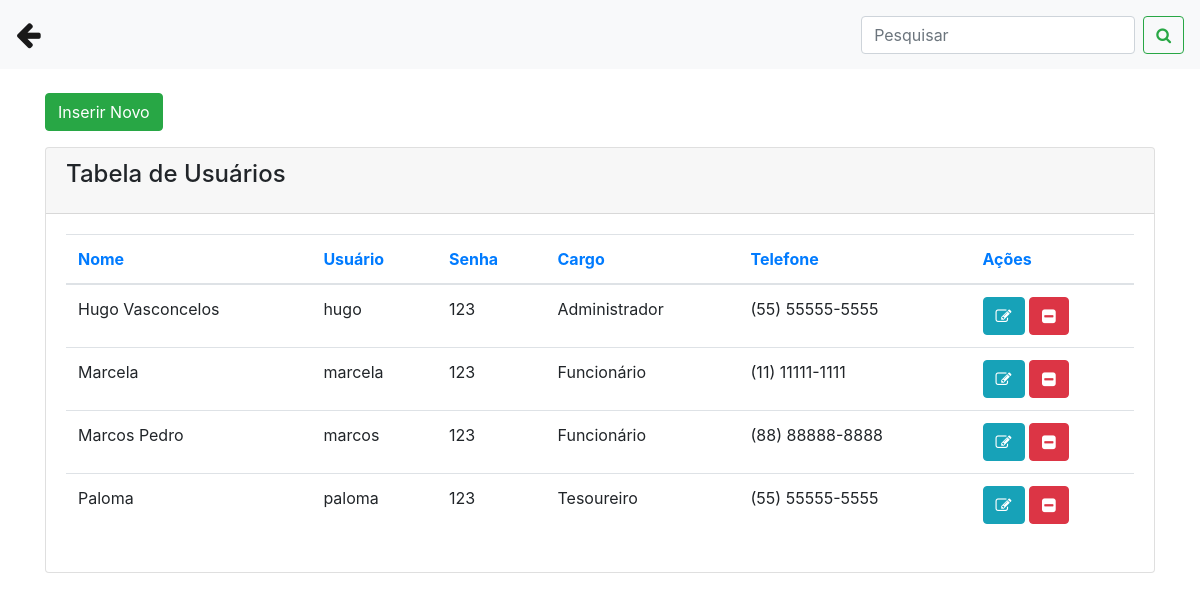
The app's page /orcamentos/usuarios.php with its own data.
### tables this page shows
CREATE TABLE `usuarios` (
  `id` int(11) NOT NULL,
  `nome` varchar(25) NOT NULL,
  `usuario` varchar(20) NOT NULL,
  `senha` varchar(20) NOT NULL,
  `cargo` varchar(25) NOT NULL,
  `id_funcionario` int(11) NOT NULL
);

CREATE TABLE `funcionarios` (
  `id` int(11) NOT NULL,
  `nome` varchar(25) NOT NULL,
  `cpf` varchar(18) NOT NULL,
  `telefone` varchar(15) NOT NULL,
  `endereco` varchar(35) NOT NULL,
  `cargo` varchar(20) NOT NULL,
  `data` date NOT NULL
);

### orcamentos/usuarios.php (the view, shortened to what this page needs)
<?php
include('conexao.php');
?>
<!DOCTYPE html>
<html>
<head>
 <link rel="stylesheet" href="https://stackpath.bootstrapcdn.com/bootstrap/4.1.3/css/bootstrap.min.css">
<link rel="stylesheet" href="https://cdnjs.cloudflare.com/ajax/libs/font-awesome/4.7.0/css/font-awesome.min.css">
</head>
<body>
  <nav class="navbar navbar-expand-lg navbar-light bg-light">
  <a class="navbar-brand" href="painel_admin.php"><big><big><i class="fa fa-arrow-left"></i></big></big></a>
  <div class="collapse navbar-collapse" id="conteudoNavbarSuportado">
    <form class="form-inline my-2 my-lg-0">
      <input name="txtpesquisar" class="form-control mr-sm-2" type="search" placeholder="Pesquisar" aria-label="Pesquisar">
      <button name="buttonPesquisar" class="btn btn-outline-success my-2 my-sm-0" type="submit"><i class="fa fa-search"></i></button>
    </form>
  </div>
</nav>
<div class="container">
      <br>
         <div class="row">
           <div class="col-sm-12">
            <button type="button" class="btn btn-success mb-3" data-toggle="modal" data-target="#modalExemplo">Inserir Novo </button>
           </div>
        </div>
          <div class="content">
            <div class="row">
              <div class="col-md-12">
                <div class="card">
                  <div class="card-header">
                    <h4 class="card-title"> Tabela de Usuários</h4>
                  </div>
                  <div class="card-body">
                    <div class="table-responsive">
                      <?php
                        if(isset($_GET['buttonPesquisar']) and $_GET['txtpesquisar'] != ''){
                          $nome = $_GET['txtpesquisar'] . '%';
                           $query = "select u.id, u.nome, u.usuario, u.senha, u.cargo, u.id_funcionario, f.telefone from usuarios as u INNER JOIN funcionarios as f ON u.id_funcionario = f.id where u.nome LIKE '$nome'  order by u.nome asc";
                        }else{
                         $query = "select u.id, u.nome, u.usuario, u.senha, u.cargo, u.id_funcionario, f.telefone from usuarios as u INNER JOIN funcionarios as f ON u.id_funcionario = f.id order by u.nome asc";
                        }
                        $result = mysqli_query($conexao, $query);
                        $row = mysqli_num_rows($result);
                        if($row == ''){
                            echo "<h3> Não existem dados cadastrados no banco </h3>";
                        }else{
                           ?>
                      <table class="table">
                        <thead class=" text-primary">
                          <th>
                            Nome
                          </th>
                          <th>
                            Usuário
                          </th>
                          <th>
                            Senha
                          </th>
                           <th>
                            Cargo
                          </th>
                            <th>
                            Telefone
                          </th>
                            <th>
                            Ações
                          </th>
                        </thead>
                        <tbody>
                         <?php
                          while($res_1 = mysqli_fetch_array($result)){
                            $nome = $res_1["nome"];
                            $telefone = $res_1["telefone"];
                            $senha = $res_1["senha"];
                            $usuario = $res_1["usuario"];
                            $cargo = $res_1["cargo"];
                            $id = $res_1["id"];
                            ?>
                            <tr>
                             <td><?php echo $nome; ?></td>
                             <td><?php echo $usuario; ?></td>
                             <td><?php echo $senha; ?></td>
                             <td><?php echo $cargo; ?></td>
                             <td><?php echo $telefone; ?></td>
                             <td>
                             <a class="btn btn-info" href="usuarios.php?func=edita&id=<?php echo $id; ?>"><i class="fa fa-pencil-square-o"></i></a>
                             <a class="btn btn-danger" href="usuarios.php?func=deleta&id=<?php echo $id; ?>"><i class="fa fa-minus-square"></i></a>
                             </td>
                            </tr>
                            <?php
                              }
                            ?>
                        </tbody>
                      </table>
                          <?php
                              }
                            ?>
                    </div>
                  </div>
                </div>
              </div>
</div>
</body>
</html>

### records on screen
usuarios: nome "Hugo Vasconcelos", usuario "hugo", senha "123", cargo "Administrador", id_funcionario.telefone "(55) 55555-5555"
usuarios: nome "Marcela", usuario "marcela", senha "123", cargo "Funcionário", id_funcionario.telefone "(11) 11111-1111"
usuarios: nome "Marcos Pedro", usuario "marcos", senha "123", cargo "Funcionário", id_funcionario.telefone "(88) 88888-8888"
usuarios: nome "Paloma", usuario "paloma", senha "123", cargo "Tesoureiro", id_funcionario.telefone "(55) 55555-5555"
